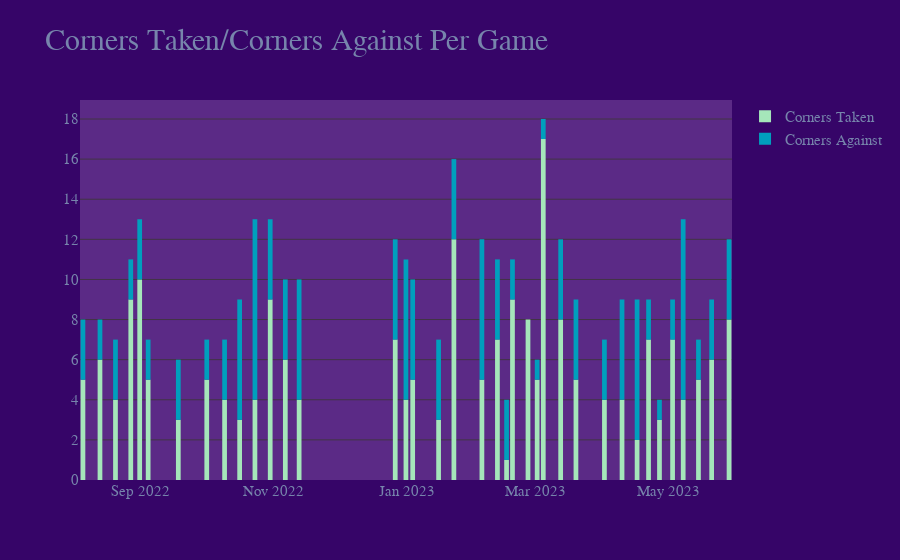

The code cell stored with this chart in its notebook:
### Code cell
fig = go.Figure()
fig.add_trace(go.Bar(x=a_df['Datetime'], y=a_df['Corners Taken PG'],
                marker_color='#a5e6ba',
                name = 'Corners Taken'
                #customdata= [['<br> Result: ' + str(a_df.loc[i,'FTR_AFC'])+'<br> Opponent:'+ str(a_df.loc[i,'opponent'])]for i in a_df.index],
                #hovertemplate='%{y}%{customdata} ')
                ))
fig.add_trace(go.Bar(x=a_df['Datetime'], y=a_df['Corners Against PG'],
                marker_color='#009FBD',
                name = 'Corners Against',
                customdata= [['<br><br> Result: ' + str(a_df.loc[i,'FTR_AFC'])+'<br> Opponent:'+ str(a_df.loc[i,'opponent'])]for i in a_df.index],
                hovertemplate='%{y}%{customdata} ')
                )
fig.update_layout(barmode='relative',title=dict(text="Corners Taken/Corners Against Per Game", font=dict(size=30)),hovermode="x unified")
fig.update_traces(marker_line_width=0)
fig.update_yaxes(gridcolor='#413543',zeroline=False)
fig.update_layout(paper_bgcolor='#360568',plot_bgcolor='#5b2a86',font_color='#7785ac',font_size=15, font_family='arial')
fig.show()

### Figure 1 — Plotly figure (JSON) as saved in the notebook; plotly's stock layout.template omitted (floating-point values rounded to 4 significant figures)
{"data": [{"marker": {"color": "#a5e6ba", "line": {"width": 0}}, "name": "Corners Taken", "type": "bar", "x": ["2022-08-05T20:00:00", "2022-08-13T15:00:00", "2022-08-20T17:30:00", "2022-08-27T17:30:00", "2022-08-31T19:30:00", "2022-09-04T16:30:00", "2022-09-18T12:00:00", "2022-10-01T12:30:00", "2022-10-09T16:30:00", "2022-10-16T14:00:00", "2022-10-23T14:00:00", "2022-10-30T14:00:00", "2022-11-06T12:00:00", "2022-11-12T19:45:00", "2022-12-26T20:00:00", "2022-12-31T17:30:00", "2023-01-03T19:45:00", "2023-01-15T16:30:00", "2023-01-22T16:30:00", "2023-02-04T12:30:00", "2023-02-11T15:00:00", "2023-02-15T19:30:00", "2023-02-18T12:30:00", "2023-02-25T15:00:00", "2023-03-01T19:45:00", "2023-03-04T15:00:00", "2023-03-12T14:00:00", "2023-03-19T14:00:00", "2023-04-01T15:00:00", "2023-04-09T16:30:00", "2023-04-16T14:00:00", "2023-04-21T20:00:00", "2023-04-26T20:00:00", "2023-05-02T20:00:00", "2023-05-07T16:30:00", "2023-05-14T16:30:00", "2023-05-20T17:30:00", "2023-05-28T16:30:00"], "y": [5, 6, 4, 9, 10, 5, 3, 5, 4, 3, 4, 9, 6, 4, 7, 4, 5, 3, 12, 5, 7, 1, 9, 8, 5, 17, 8, 5, 4, 4, 2, 7, 3, 7, 4, 5, 6, 8]}, {"customdata": [["<br><br> Result: W<br> Opponent:Crystal Palace"], ["<br><br> Result: W<br> Opponent:Leicester"], ["<br><br> Result: W<br> Opponent:Bournemouth"], ["<br><br> Result: W<br> Opponent:Fulham"], ["<br><br> Result: W<br> Opponent:Aston Villa"], ["<br><br> Result: L<br> Opponent:Man United"], ["<br><br> Result: W<br> Opponent:Brentford"], ["<br><br> Result: W<br> Opponent:Tottenham"], ["<br><br> Result: W<br> Opponent:Liverpool"], ["<br><br> Result: W<br> Opponent:Leeds"], ["<br><br> Result: D<br> Opponent:Southampton"], ["<br><br> Result: W<br> Opponent:Nott'm Forest"], ["<br><br> Result: W<br> Opponent:Chelsea"], ["<br><br> Result: W<br> Opponent:Wolves"], ["<br><br> Result: W<br> Opponent:West Ham"], ["<br><br> Result: W<br> Opponent:Brighton"], ["<br><br> Result: D<br> Opponent:Newcastle"], ["<br><br> Result: W<br> Opponent:Tottenham"], ["<br><br> Result: W<br> Opponent:Man United"], ["<br><br> Result: L<br> Opponent:Everton"], ["<br><br> Result: D<br> Opponent:Brentford"], ["<br><br> Result: L<br> Opponent:Man City"], ["<br><br> Result: W<br> Opponent:Aston Villa"], ["<br><br> Result: W<br> Opponent:Leicester"], ["<br><br> Result: W<br> Opponent:Everton"], ["<br><br> Result: W<br> Opponent:Bournemouth"], ["<br><br> Result: W<br> Opponent:Fulham"], ["<br><br> Result: W<br> Opponent:Crystal Palace"], ["<br><br> Result: W<br> Opponent:Leeds"], ["<br><br> Result: D<br> Opponent:Liverpool"], ["<br><br> Result: D<br> Opponent:West Ham"], ["<br><br> Result: D<br> Opponent:Southampton"], ["<br><br> Result: L<br> Opponent:Man City"], ["<br><br> Result: W<br> Opponent:Chelsea"], ["<br><br> Result: W<br> Opponent:Newcastle"], ["<br><br> Result: L<br> Opponent:Brighton"], ["<br><br> Result: L<br> Opponent:Nott'm Forest"], ["<br><br> Result: W<br> Opponent:Wolves"]], "hovertemplate": "%{y}%{customdata} ", "marker": {"color": "#009FBD", "line": {"width": 0}}, "name": "Corners Against", "type": "bar", "x": ["2022-08-05T20:00:00", "2022-08-13T15:00:00", "2022-08-20T17:30:00", "2022-08-27T17:30:00", "2022-08-31T19:30:00", "2022-09-04T16:30:00", "2022-09-18T12:00:00", "2022-10-01T12:30:00", "2022-10-09T16:30:00", "2022-10-16T14:00:00", "2022-10-23T14:00:00", "2022-10-30T14:00:00", "2022-11-06T12:00:00", "2022-11-12T19:45:00", "2022-12-26T20:00:00", "2022-12-31T17:30:00", "2023-01-03T19:45:00", "2023-01-15T16:30:00", "2023-01-22T16:30:00", "2023-02-04T12:30:00", "2023-02-11T15:00:00", "2023-02-15T19:30:00", "2023-02-18T12:30:00", "2023-02-25T15:00:00", "2023-03-01T19:45:00", "2023-03-04T15:00:00", "2023-03-12T14:00:00", "2023-03-19T14:00:00", "2023-04-01T15:00:00", "2023-04-09T16:30:00", "2023-04-16T14:00:00", "2023-04-21T20:00:00", "2023-04-26T20:00:00", "2023-05-02T20:00:00", "2023-05-07T16:30:00", "2023-05-14T16:30:00", "2023-05-20T17:30:00", "2023-05-28T16:30:00"], "y": [3, 2, 3, 2, 3, 2, 3, 2, 3, 6, 9, 4, 4, 6, 5, 7, 5, 4, 4, 7, 4, 3, 2, 0, 1, 1, 4, 4, 3, 5, 7, 2, 1, 2, 9, 2, 3, 4]}], "layout": {"barmode": "relative", "font": {"color": "#7785ac", "family": "arial", "size": 15}, "hovermode": "x unified", "paper_bgcolor": "#360568", "plot_bgcolor": "#5b2a86", "title": {"font": {"size": 30}, "text": "Corners Taken/Corners Against Per Game"}, "yaxis": {"gridcolor": "#413543", "zeroline": false}}}
